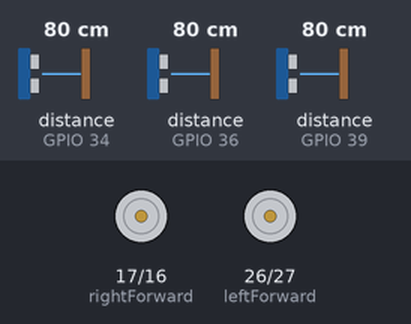
Bench run of a sketch on a simulated ESP32. Parts: motor-driver pin pairs drawn as motors (green arrow = first pin HIGH = forward, orange = second pin HIGH = backward, longer = more drive). Wiring (inferred from the names in the program): 3 × ultrasonic range finder: trigger GPIO 21, echo GPIO 36 / trigger GPIO 22, echo GPIO 34 / trigger GPIO 23, echo GPIO 39. The test bench sets the inputs (shaded band); at power-on: distance to the obstacle (sensors on GPIO 36, GPIO 34, GPIO 39) 80 cm. The echo pulse lasts 58.3 µs per cm.

Above: at 5.8 s.
5.9 s: distance to the obstacle (sensor on GPIO 36) set to 11 cm
At 7.6 s:
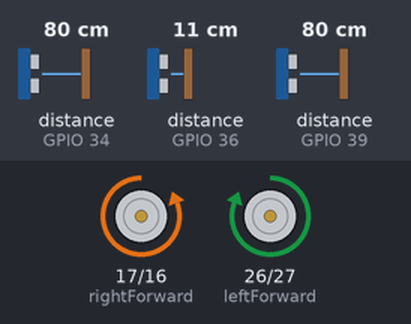
12.2 s: distance to the obstacle (sensor on GPIO 36) set to 8 cm
At 15.8 s:
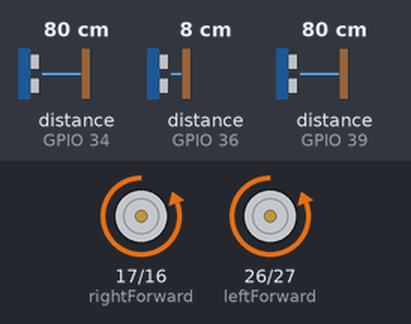
Timing chart, 0 to 27.9 s (numbered marks = the images above; inputs shaded):
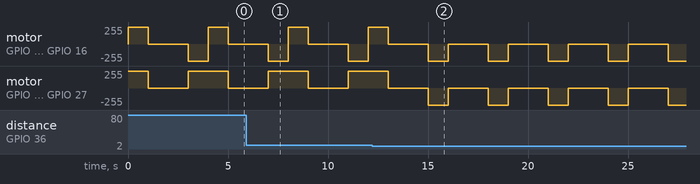

Measured:
- the behaviour switches between 10 and 9 cm on distance to the obstacle (sensor on GPIO 36) (found by bisection; images 1 and 2)
- by itself, motor on GPIO 17 (rightForward) / GPIO 16 (rightBackward), motor on GPIO 26 (leftForward) / GPIO 27 (leftBackward): alternates backward 255/255 for 1.0 s and stopped for 2.0 s

The sketch:

code.ino
```cpp
int mazeArr[5][5][3] = {
{{0,0,0},{0,0,0},{0,0,0},{0,0,0},{0,0,0}},
{{0,0,0},{0,0,0},{0,0,0},{0,0,0},{0,0,0}},
{{0,0,0},{0,0,0},{0,0,0},{0,0,0},{0,0,0}},
{{0,0,0},{0,0,0},{0,0,0},{0,0,0},{0,0,0}},
{{0,0,0},{0,0,0},{0,0,0},{0,0,0},{0,0,0}},
};

int const startingPosition[2] = {4,3};

int currentPosition[2] = {4,3};

double durationRight;
double durationLeft;
double durationFront;
double distanceRight;
double distanceLeft;
double distanceFront;
double distances[3];

int trigRight = 22; // 3rd on right
int echoRight = 36; // 3rd on left
int trigFront = 21; // 6th on right
int echoFront = 34; // 5th on left
int trigLeft = 23; // 2nd on right
int echoLeft = 39; // 4th on left

// motor pins
int rightForward = 17;
int rightBackward = 16;
int leftForward = 26;
int leftBackward = 27;


void setup() {
  pinMode(trigRight, OUTPUT);
  pinMode(trigFront, OUTPUT);
  pinMode(trigLeft, OUTPUT);
  pinMode(rightForward, OUTPUT);
  pinMode(rightBackward, OUTPUT);
  pinMode(leftForward, OUTPUT);
  pinMode(leftBackward, OUTPUT);
  pinMode(echoRight, INPUT);
  pinMode(echoFront, INPUT);
  pinMode(echoLeft, INPUT);
}

void loop() {
    driveForward();
    delay(1000);
    stopDriving();
    updateDistances();
    if (distances[0] >= 9.7) {
      turnRight();
      delay(1000);
      stopDriving();
    }
    else if (distances[1] >= 9.7) {
      driveForward();
      delay(1000);
      stopDriving();
    }
    else if (distances[2] >= 9.7) {
      turnLeft();
      delay(1000);
      stopDriving();
    }
    else {
      while (distances[2] <= 9.7) {
        driveBackward();
        delay(1000);
        stopDriving();
        updateDistances();
      }
    }
}

void driveForward(){  // set pins to make robot drive forward
  digitalWrite(leftForward,HIGH);
  digitalWrite(leftBackward,LOW);
  digitalWrite(rightForward,HIGH);
  digitalWrite(rightBackward,LOW);
}

void driveBackward(){  // set pins to make robot drive backward
  digitalWrite(leftForward,LOW);
  digitalWrite(leftBackward,HIGH);
  digitalWrite(rightForward,LOW);
  digitalWrite(rightBackward,HIGH);
}

void turnRight(){  // set pins to make robot turn right
  digitalWrite(leftForward,HIGH);
  digitalWrite(leftBackward,LOW);
  digitalWrite(rightForward,LOW);
  digitalWrite(rightBackward,HIGH);
}

void turnLeft(){  // set pins to make robot turn left
  digitalWrite(leftForward,LOW);
  digitalWrite(leftBackward,HIGH);
  digitalWrite(rightForward,HIGH);
  digitalWrite(rightBackward,LOW);
}

void stopDriving(){  // set pins to make robot stop
  digitalWrite(leftForward,LOW);
  digitalWrite(leftBackward,LOW);
  digitalWrite(rightForward,LOW);
  digitalWrite(rightBackward,LOW);
}

void updateDistances() {
    digitalWrite(trigRight, LOW);
    digitalWrite(trigFront, LOW);
    digitalWrite(trigLeft, LOW);
    delayMicroseconds(10);
    // Sets the trigPins on HIGH state for 10 micro seconds
    digitalWrite(trigRight, HIGH);
    digitalWrite(trigFront, HIGH);
    digitalWrite(trigLeft, HIGH);
    delayMicroseconds(10);
    digitalWrite(trigRight, LOW);
    digitalWrite(trigFront, LOW);
    digitalWrite(trigLeft, LOW);

    // Reads the echoPins, returns the sound wave travel time in microseconds
    durationRight = pulseIn(echoRight, HIGH);
    durationLeft = pulseIn(echoLeft, HIGH);
    durationFront = pulseIn(echoFront, HIGH);

    distanceRight = durationRight * 0.034 / 2;
    distances[0] = distanceRight;
    distanceLeft = durationLeft * 0.034 / 2;
    distances[1] = distanceLeft;
    distanceFront = durationFront * 0.034 / 2;
    distances[2] = distanceFront;
}
```
